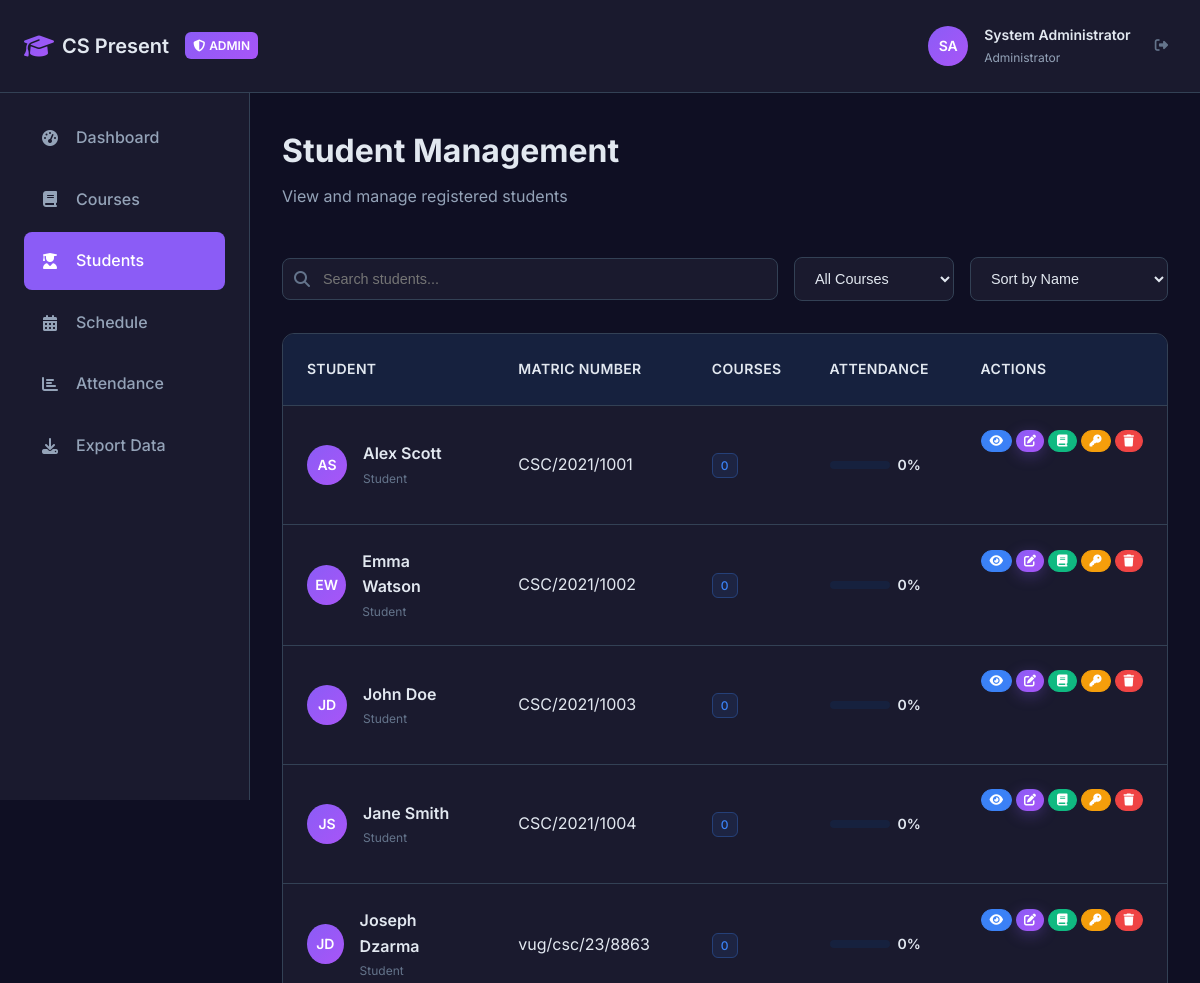
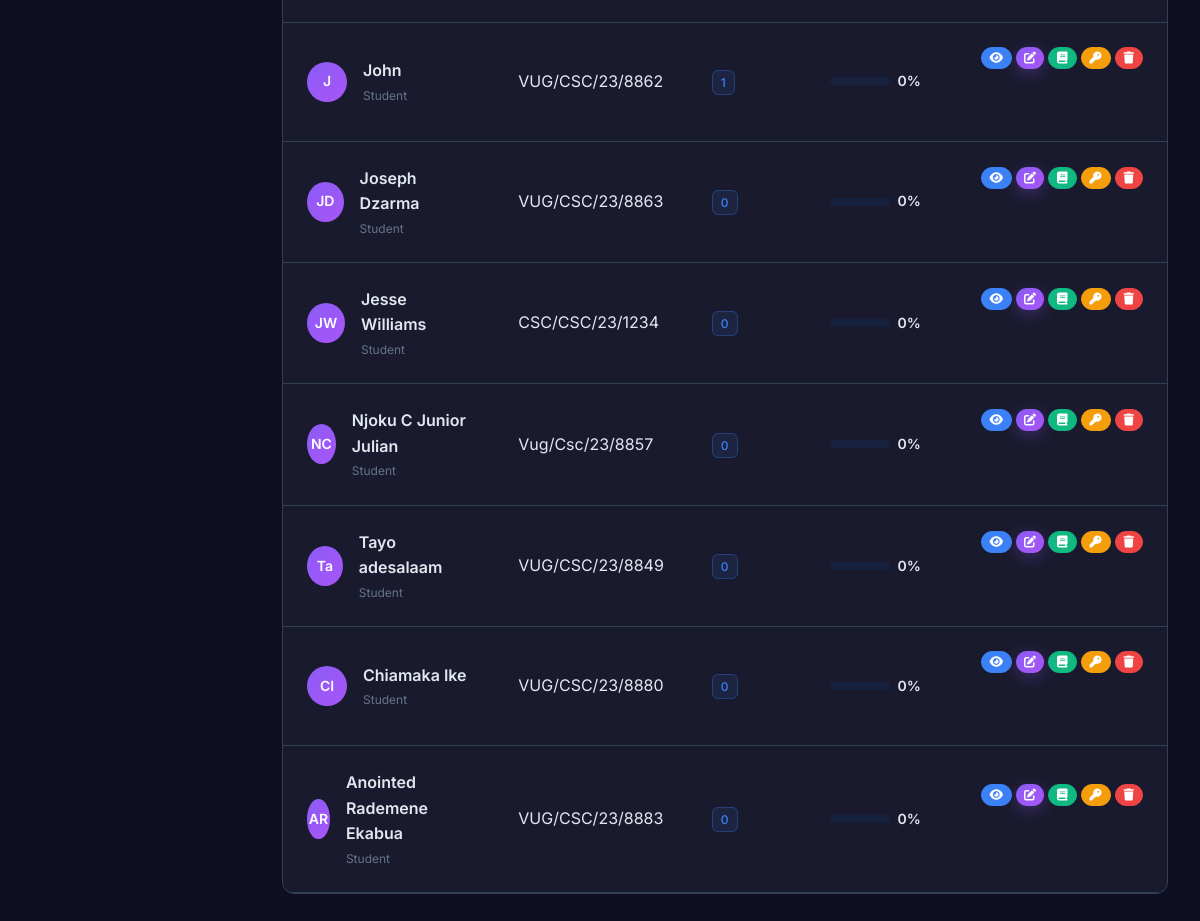
The page /admin/students (signed in) on the database its author committed (2 pictures, top to bottom).
### models.py (models this page shows, shortened)
class User(db.Model):
    id = db.Column(db.Integer, primary_key=True)
    full_name = db.Column(db.String(100), nullable=False)
    matric_number = db.Column(db.String(20), unique=True, nullable=False)
    password = db.Column(db.String(255), nullable=False)
    role = db.Column(db.String(20), nullable=False, default='student')  # 'student' or 'admin'
    profile_picture = db.Column(db.String(255), default='default-avatar.png')
    created_at = db.Column(db.DateTime, default=datetime.utcnow)
    enrollments = db.relationship('Enrollment', backref='user', lazy=True, cascade='all, delete-orphan')
    attendance_records = db.relationship('AttendanceRecord', backref='user', lazy=True, cascade='all, delete-orphan')
    announcements = db.relationship('Announcement', backref='author', lazy=True)
    notification_reads = db.relationship('AnnouncementRead', backref='user', lazy=True, cascade='all, delete-orphan')

### app.py (the view)
@app.route("/admin/students")
@admin_required
def admin_students():
    students = User.query.filter_by(role="student").all()
    return render_template("admin/students.html", students=students)

### app.py (called while the page is built)
def admin_required(f):
    @wraps(f)
    def decorated_function(*args, **kwargs):
        if "user_id" not in session:
            return redirect(url_for("login"))
        user = User.query.get(session["user_id"])
        if not user or user.role != "admin":
            flash("Access denied. Admin privileges required.", "error")
            return redirect(url_for("dashboard"))
        return f(*args, **kwargs)
    return decorated_function

### templates/admin/students.html (shortened to what this page needs)
{% extends "admin/courses.html" %}
{% block content %}
<div class="app-layout">
    <div class="app-header">
        <div class="header-content">
            <div class="header-left">
                <a href="{{ url_for('admin_dashboard') }}" class="header-logo">
                    <i class="fas fa-graduation-cap"></i>
                    <span>CS Present</span>
                </a>
                <div class="admin-badge">
                    <i class="fas fa-shield-alt"></i>
                    Admin
                </div>
            </div>
            <div class="header-user">
                <div class="user-avatar admin-avatar">
                    SA
                </div>
                <div class="user-info">
                    <h3>System Administrator</h3>
                    <p>Administrator</p>
                </div>
                <button class="logout-btn" onclick="window.location.href='{{ url_for('logout') }}'">
                    <i class="fas fa-sign-out-alt"></i>
                </button>
            </div>
        </div>
    </div>
    <div class="admin-sidebar">
        <nav class="admin-nav">
            <a href="{{ url_for('admin_dashboard') }}" class="nav-link">
                <i class="fas fa-tachometer-alt"></i>
                <span>Dashboard</span>
            </a>
            <a href="{{ url_for('admin_courses') }}" class="nav-link">
                <i class="fas fa-book"></i>
                <span>Courses</span>
            </a>
            <a href="{{ url_for('admin_students') }}" class="nav-link active">
                <i class="fas fa-user-graduate"></i>
                <span>Students</span>
            </a>
            <a href="{{ url_for('admin_schedule') }}" class="nav-link">
                <i class="fas fa-calendar-alt"></i>
                <span>Schedule</span>
            </a>
            <a href="{{ url_for('admin_attendance') }}" class="nav-link">
                <i class="fas fa-chart-bar"></i>
                <span>Attendance</span>
            </a>
            <a href="{{ url_for('admin_exports') }}" class="nav-link">
                <i class="fas fa-download"></i>
                <span>Export Data</span>
            </a>
        </nav>
    </div>
    <div class="admin-main">
        <div class="admin-content">
            <div class="page-header">
                <div>
                    <h1 class="page-title">Student Management</h1>
                    <p class="page-subtitle">View and manage registered students</p>
                </div>
            </div>
            <div class="controls-section">
                <div class="search-filter">
                    <div class="search-box">
                        <i class="fas fa-search"></i>
                        <input type="text" id="searchStudents" placeholder="Search students..." onkeyup="filterStudents()">
                    </div>
                    <select class="filter-select" id="filterCourse" onchange="filterByCourse()">
                        <option value="">All Courses</option>
                    </select>
                    <select class="filter-select" id="sortStudents" onchange="sortStudents()">
                        <option value="name">Sort by Name</option>
                    </select>
                </div>
            </div>
            <div class="table-container">
                <table class="data-table" id="studentsTable">
                    <thead>
                        <tr>
                            <th>Student</th>
                            <th>Matric Number</th>
                            <th>Courses</th>
                            <th>Attendance</th>
                            <th>Actions</th>
                        </tr>
                    </thead>
                    <tbody>
                        {% for student in students %}
                        <tr class="student-row"
                            data-student-name="{{ student.full_name|lower }}"
                            data-matric="{{ student.matric_number|lower }}"
                            data-courses="{{ student.enrollments|length }}"
                            data-attendance="{{ student.attendance_rate or 0 }}"
                            data-join-date="{{ student.created_at.isoformat() }}">
                            <td>
                                <div class="student-info">
                                    <div class="student-avatar">
                                        {{ student.full_name.split()[0][0] }}{{ student.full_name.split()[1][0] if student.full_name.split()|length > 1 else '' }}
                                    </div>
                                    <div class="student-details">
                                        <div class="student-name">{{ student.full_name }}</div>
                                        <div class="student-role">Student</div>
                                    </div>
                                </div>
                            </td>
                            <td><span class="matric-number">{{ student.matric_number }}</span></td>
                            <td>
                                <span class="badge badge-info">{{ student.enrollments|length }}</span>
                            </td>
                            <td>
                                <div class="attendance-progress">
                                    {% set attendance_rate = student.attendance_rate or 0 %}
                                    <div class="progress-bar">
                                    </div>
                                    <span class="progress-text">{{ attendance_rate }}%</span>
                                </div>
                            </td>
                            <td>
                                <div class="action-buttons">
                                    <button class="btn btn-info btn-sm" onclick="viewStudent({{ student.id }})" title="View Details">
                                        <i class="fas fa-eye"></i>
                                    </button>
                                    <button class="btn btn-primary btn-sm" onclick="editStudent({{ student.id }})" title="Edit Student">
                                        <i class="fas fa-edit"></i>
                                    </button>
                                    <button class="btn btn-success btn-sm" onclick="manageStudentCourses({{ student.id }})" title="Manage Courses">
                                        <i class="fas fa-book"></i>
                                    </button>
                                    <button class="btn btn-warning btn-sm" onclick="viewStudentPassword({{ student.id }}, '{{ student.full_name }}')" title="View Password">
                                        <i class="fas fa-key"></i>
                                    </button>
                                    <button class="btn btn-danger btn-sm" onclick="deleteStudent({{ student.id }}, '{{ student.full_name }}')" title="Delete Student">
                                        <i class="fas fa-trash"></i>
                                    </button>
                                </div>
                            </td>
                        </tr>
                        {% endfor %}
                    </tbody>
                </table>
            </div>
        </div>
    </div>
</div>
{% endblock %}

### static/css/style.css (style rules this page uses)
* { margin: 0; padding: 0; box-sizing: border-box; }
:root { --bg-primary: #0f0f23; --bg-secondary: #1a1a2e; --bg-tertiary: #16213e; --bg-card: #0e3460; --bg-hover: #1e3a8a; --text-primary: #e2e8f0; --text-secondary: #94a3b8; --text-muted: #64748b; --accent-primary: #8b5cf6; --accent-secondary: #a855f7; --accent-gradient: linear-gradient(135deg, #8b5cf6, #a855f7); --border-color: #334155; --border-light: #475569; --success: #10b981; --warning: #f59e0b; --error: #ef4444; --info: #3b82f6; --shadow-sm: 0 1px 2px 0 rgba(0, 0, 0, 0.3); --shadow-md: 0 4px 6px -1px rgba(0, 0, 0, 0.4); --shadow-lg: 0 10px 15px -3px rgba(0, 0, 0, 0.5); --shadow-xl: 0 20px 25px -5px rgba(0, 0, 0, 0.6); --radius-sm: 0.375rem; --radius-md: 0.5rem; --radius-lg: 0.75rem; --radius-xl: 1rem; --spacing-xs: 0.25rem; --spacing-sm: 0.5rem; --spacing-md: 1rem; --spacing-lg: 1.5rem; --spacing-xl: 2rem; --spacing-2xl: 3rem; --font-family: 'Inter', -apple-system, BlinkMacSystemFont, 'Segoe UI', Roboto, sans-serif; }
html { scroll-behavior: smooth; font-size: 16px; }
body { font-family: var(--font-family); background: var(--bg-primary); color: var(--text-primary); line-height: 1.6; font-weight: 400; overflow-x: hidden; }
.btn { display: inline-flex; align-items: center; gap: var(--spacing-sm); padding: 0.75rem 1.5rem; border-radius: var(--radius-lg); border: none; font-weight: 500; font-size: 0.875rem; text-decoration: none; cursor: pointer; transition: all 0.2s ease; position: relative; overflow: hidden; }
.btn:before { content: ''; position: absolute; top: 0; left: -100%; width: 100%; height: 100%; background: linear-gradient(90deg, transparent, rgba(255, 255, 255, 0.1), transparent); transition: left 0.5s ease; }
.btn-primary { background: var(--accent-gradient); color: white; box-shadow: 0 4px 15px rgba(139, 92, 246, 0.3); }
.action-buttons { display: flex; justify-content: center; gap: var(--spacing-lg); margin-bottom: var(--spacing-2xl); }
.app-layout { min-height: 100vh; background: var(--bg-primary); }
.app-header { background: var(--bg-secondary); border-bottom: 1px solid var(--border-color); padding: var(--spacing-lg); position: sticky; top: 0; z-index: 100; backdrop-filter: blur(20px); }
.header-content { max-width: 1200px; margin: 0 auto; display: flex; align-items: center; justify-content: space-between; }
.header-left { display: flex; align-items: center; gap: var(--spacing-md); }
.header-logo { display: flex; align-items: center; gap: var(--spacing-sm); text-decoration: none; color: var(--text-primary); }
.header-logo i { font-size: 1.5rem; background: var(--accent-gradient); background-clip: text; -webkit-background-clip: text; -webkit-text-fill-color: transparent; }
.header-logo span { font-size: 1.25rem; font-weight: 600; }
.header-user { display: flex; align-items: center; gap: var(--spacing-md); }
.user-avatar { width: 40px; height: 40px; border-radius: 50%; background: var(--accent-gradient); display: flex; align-items: center; justify-content: center; color: white; font-weight: 600; font-size: 0.875rem; }
.user-info { display: none; }
.user-info h3 { font-size: 0.875rem; font-weight: 600; color: var(--text-primary); margin-bottom: 2px; }
.user-info p { font-size: 0.75rem; color: var(--text-secondary); }
.logout-btn { background: none; border: none; color: var(--text-muted); cursor: pointer; padding: var(--spacing-sm); border-radius: var(--radius-md); transition: all 0.2s ease; }
.page-header { margin-bottom: var(--spacing-2xl); }
.page-title { font-size: 2rem; font-weight: 700; color: var(--text-primary); margin-bottom: var(--spacing-sm); }
.page-subtitle { color: var(--text-secondary); font-size: 1rem; }
@media (min-width: 768px) { .user-info { display: block; } }
@media (min-width: 768px) { .action-buttons { flex-direction: row; } }

### rows shown on the page
User: full_name "A", full_name.split|length "S", full_name "Alex Scott", matric_number "CSC/2021/1001", enrollments|length "0", attendance_rate "0"
User: full_name "E", full_name.split|length "W", full_name "Emma Watson", matric_number "CSC/2021/1002", enrollments|length "0", attendance_rate "0"
User: full_name "J", full_name.split|length "D", full_name "John Doe", matric_number "CSC/2021/1003", enrollments|length "0", attendance_rate "0"
User: full_name "J", full_name.split|length "S", full_name "Jane Smith", matric_number "CSC/2021/1004", enrollments|length "0", attendance_rate "0"
User: full_name "J", full_name.split|length "D", full_name "Joseph Dzarma", matric_number "vug/csc/23/8863", enrollments|length "0", attendance_rate "0"
User: full_name "J", full_name "John", matric_number "VUG/CSC/23/8862", enrollments|length "1", attendance_rate "0"
User: full_name "J", full_name.split|length "D", full_name "Joseph Dzarma", matric_number "VUG/CSC/23/8863", enrollments|length "0", attendance_rate "0"
User: full_name "J", full_name.split|length "W", full_name "Jesse Williams", matric_number "CSC/CSC/23/1234", enrollments|length "0", attendance_rate "0"
User: full_name "N", full_name.split|length "C", full_name "Njoku C Junior Julian", matric_number "Vug/Csc/23/8857", enrollments|length "0", attendance_rate "0"
User: full_name "T", full_name.split|length "a", full_name "Tayo adesalaam", matric_number "VUG/CSC/23/8849", enrollments|length "0", attendance_rate "0"
User: full_name "C", full_name.split|length "I", full_name "Chiamaka Ike", matric_number "VUG/CSC/23/8880", enrollments|length "0", attendance_rate "0"
User: full_name "A", full_name.split|length "R", full_name "Anointed Rademene Ekabua", matric_number "VUG/CSC/23/8883", enrollments|length "0", attendance_rate "0"
